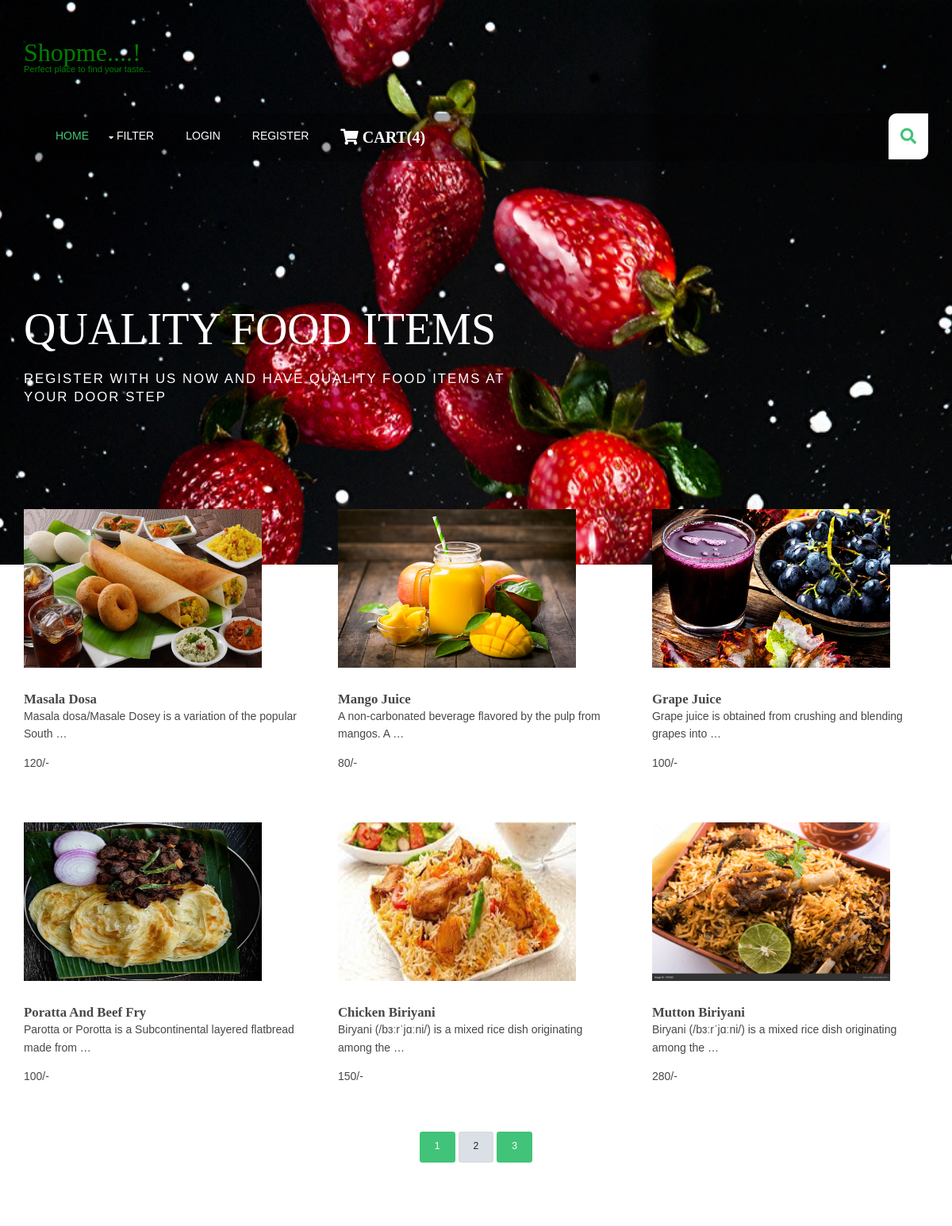
Screenshot of /?page=2 with the database file from the repository.
### shop/models.py (models this page shows, shortened)
class Prod(models.Model):
    name = models.CharField(max_length=250, unique=True)
    slug = models.SlugField(max_length=250, unique=True)
    img = models.ImageField(upload_to='products')
    des = models.TextField()
    stock = models.IntegerField()
    available = models.BooleanField()
    price = models.IntegerField()
    category = models.ForeignKey(Category, on_delete=models.CASCADE)
    def get__url(self):
        return reverse('details', args=[self.category.slug, self.slug])

### shop/views.py (the view)
# urls.py: 2. Add a URL to urlpatterns:  path('', views.home, name='home')
def home(request, c_slug=None):
    c_page = None
    prodt = None
    global cat, pro
    if c_slug is not None:
        c_page = get_object_or_404(Category, slug=c_slug)
        prodt = Prod.objects.filter(category=c_page, available=True)
    else:
        prodt = Prod.objects.all().filter(available=True)
        cat = Category.objects.all()
        paginator = Paginator(prodt, 6)
        try:
            page = int(request.GET.get('page', '1'))
        except():
            page = 1
        try:
            pro = paginator.page(page)
        except(EmptyPage, InvalidPage):
            pro = paginator.page(paginator.num_pages)
    return render(request, 'index.html', {'pr': prodt, 'ct': cat, 'pg': pro})

### cart/context_processor.py (called while the page is built)
def count(request):
    item_count = 0
    if 'admin' in request.path:
        return {}
    else:
        try:
            ct = Cartlist.objects.filter(cart_id=c_id(request))
            cti = Items.objects.all().filter(cart=ct[:1])
            for c in cti:
                item_count += c.quantity
        except Cartlist.DoesNotExist:
            item_count = 0
        return dict(itc=item_count)

### cart/views.py (called while the page is built)
def c_id(request):
    ct_id = request.session.session_key
    if not ct_id:
        ct_id = request.session.create()
        return ct_id

### shop/models.py (called while the page is built)
    def get_url(self):
        return reverse('prod_cat', args=[self.slug])

### templates/index.html (shortened to what this page needs)
{% extends 'base.html' %}
{% load static %}
{% block content %}
<html lang="">
<body id="top">
  <div id="pageintro" class="hoc clear">
    <article>
      <h3 class="heading">QUALITY FOOD ITEMS</h3>
      <p>Register with us now and have quality food items at your door step</p>
    </article>
  </div>
  <div class="wrapper row3">
  <main class="hoc container clear">
    <section id="introblocks">
      <ul class="nospace group">
        {% for i in pg.object_list %}
        <li class="one_third">
          <figure><a class="imgover" href={{i.get__url}}><img src="{{i.img.url}}" alt="" style="height:200px; width:300px"></a>
            <figcaption>
              <h6 class="heading">{{i.name}}</h6>
              <p>{{i.des|truncatewords:10}}</p>
              <p>{{i.price}}/-</p>
            </figcaption>
          </figure>
        </li>
       {% endfor %}
      </ul>
    </section>
<br>
    <br>
<center>
  {% for p in pg.paginator.page_range %}
  <a href="?page={{p}}" class="btn btn-light btn-sm {% if pg.number == p %}active{% endif %}">{{p}}</a>
  {% endfor %}
</center>
  </main>
 </div>
</body>
</html>
{% endblock %}

### templates/base.html (shortened to what this page needs)
{% load static %}
<!DOCTYPE html>
<html lang="">
<head>
<link rel="stylesheet" href="{% static 'style.css' %}">
<link rel="stylesheet" href="https://cdn.jsdelivr.net/npm/bootstrap@4.0.0/dist/css/bootstrap.min.css">
<link href="{% static 'hm/layout/styles/layout.css' %}" rel="stylesheet" type="text/css" media="all">
</head>
<body id="top">
<div class="bg_img" style="background-image:url({% static 'hm/images/demo/backgrounds/bg.jpg' %});">
  <header id="header" class="hoc clear">
    <div id="logo" class="one_quarter first">
      <h1 class="abcd"><a href="/">Shopme....!</a></h1>
      <p class="abcd">Perfect place to find your taste...</p>
    </div>
  </header>
    <section id="navwrapper" class="hoc clear">
    <nav id="mainav">
      <ul class="clear">
        <li class="active"><a href="/">Home</a></li>
        <li><a class="drop" href="#">Filter</a>
        </li>
        {% if user.is_authenticated %}
        <li><a style="color:green" class="active">Welcome...{{user.username}}</a></li>
        <li><a class="active" href="{% url 'logout' %}">Logout</a></li>
        {% else %}
        <li><a class="active" href="{% url 'login' %}">Login</a></li>
        <li><a class="active" href="{% url 'register' %}">Register</a></li>
        {% endif %}
        {% if itc > 0 %}
        <li><a style="align:right" class="active" href="{% url 'cart' %}"><i class="fa fa-shopping-cart" style="font-size:20px"> Cart({{itc}}) </i></a></li>
        {% else %}
        <li><a style="align:right" class="active" href="{% url 'cart' %}"><i class="fa fa-shopping-cart" style="font-size:20px"> Cart </i></a></li>
        {% endif %}
      </ul>
    </nav>
        <div id="searchform">
    </div>
  </section>
  {% block content %}
  {% endblock %}
</div>
</body>
</html>

### static/style.css (style rules this page uses)
.bg_img { height:100%; background-position:center; background-repeat:no-repeat; background-size:cover; }
.abcd { color:green; }

### static/hm/layout/styles/layout.css (style rules this page uses)
#header { padding:50px 0; }
#header #logo * { margin:0; padding:0; line-height:1; }
#header #logo h1 { font-size:32px; }
#header #logo p { font-size:.8rem; }
#header div:last-child { margin-bottom:0; }
#navwrapper { padding:0 0 0 20px; }
#navwrapper #searchform { display:block; position:relative; float:right; height:58px; line-height:1; z-index:999; border-radius:10px 0; }
#navwrapper #searchform::after { display:block; height:58px; line-height:58px; padding:0 15px; font-size:20px; font-family:"Font Awesome 5 Free"; font-weight:900; content:"\f002"; }
#navwrapper #searchform ::placeholder { text-transform:capitalize; }
#pageintro { padding:180px 0; }
#pageintro article { display:block; max-width:55%; }
#pageintro .heading { margin-bottom:20px; font-size:4rem; }
#pageintro p:first-of-type { margin:0 0 20px 0; text-transform:uppercase; font-size:1.6rem; letter-spacing:2px; }
#pageintro p:last-of-type { font-size:1.2rem; }
.container { padding:80px 0; }
#introblocks { display:block; position:relative; margin:-150px 0 0 0; z-index:1; }
#introblocks > ul > li { margin-bottom:50px; }
#introblocks > ul > li:nth-last-child(-n+3) { margin-bottom:0; }
#introblocks > ul > li:nth-child(3n+1) { margin-left:0; clear:left; }
#introblocks figure figcaption { display:block; padding:30px 0 0 0; }
#introblocks figure figcaption .heading { font-size:1.2rem; font-weight:700; margin-bottom:0; }
*, *::before, *::after { transition:all .3s ease-in-out; }
nav ul, nav ol { margin:0; padding:0; list-style:none; }
#mainav, #breadcrumb, .sidebar nav { line-height:normal; }
#mainav .drop::after, #mainav li li .drop::after, #breadcrumb li a::after, .sidebar nav a::after { position:absolute; font-family:"Font Awesome 5 Free"; font-weight:900; font-size:10px; line-height:10px; }
#mainav { display:block; float:left; }
#mainav ul { text-transform:uppercase; }
#mainav li { display:block; float:left; position:relative; margin:0; padding:0; }
#mainav li:last-child { margin-right:0; }
#mainav li a { display:block; padding:20px; }
#mainav .drop { padding-left:15px; }
#mainav .drop::after, #mainav li li .drop::after { content:"\f0d7"; }
#mainav .drop::after { top:25px; left:5px; }
body { color:#474747; background-color:#FFFFFF; }
a { color:#41C379; }
.btn, .btn.inverse:hover { color:#FFFFFF; background-color:#41C379; border-color:#41C379; }
.imgover, .imgover:hover::after { color:#41C379; }
.row3 { color:#474747; background-color:#FFFFFF; }
#header #logo a { color:inherit; }
#navwrapper { color:#FFFFFF; background-color:rgba(0,0,0,.35); }
#navwrapper #searchform { color:#41C379; background:#FFFFFF; }
#pageintro { color:#FFFFFF; }
#mainav li a { color:inherit; }
#mainav .active a, #mainav a:hover, #mainav li:hover > a { color:#41C379; background-color:inherit; }
@media screen and (min-width:1140px) { .hoc { max-width:1140px; } }

### rows the page displays
Prod: img (picture), name "Masala Dosa", des "Masala dosa/Masale Dosey is a variation of the popular South …", price "120"
Prod: img (picture), name "Mango Juice", des "A non-carbonated beverage flavored by the pulp from mangos. A …", price "80"
Prod: img (picture), name "Grape Juice", des "Grape juice is obtained from crushing and blending grapes into …", price "100"
Prod: img (picture), name "Poratta And Beef Fry", des "Parotta or Porotta is a Subcontinental layered flatbread made from …", price "100"
Prod: img (picture), name "Chicken Biriyani", des "Biryani (/bɜːrˈjɑːni/) is a mixed rice dish originating among the …", price "150"
Prod: img (picture), name "Mutton Biriyani", des "Biryani (/bɜːrˈjɑːni/) is a mixed rice dish originating among the …", price "280"

### other values shown
{{ itc }} "4"
{{ p }} "1" "2" "3"
